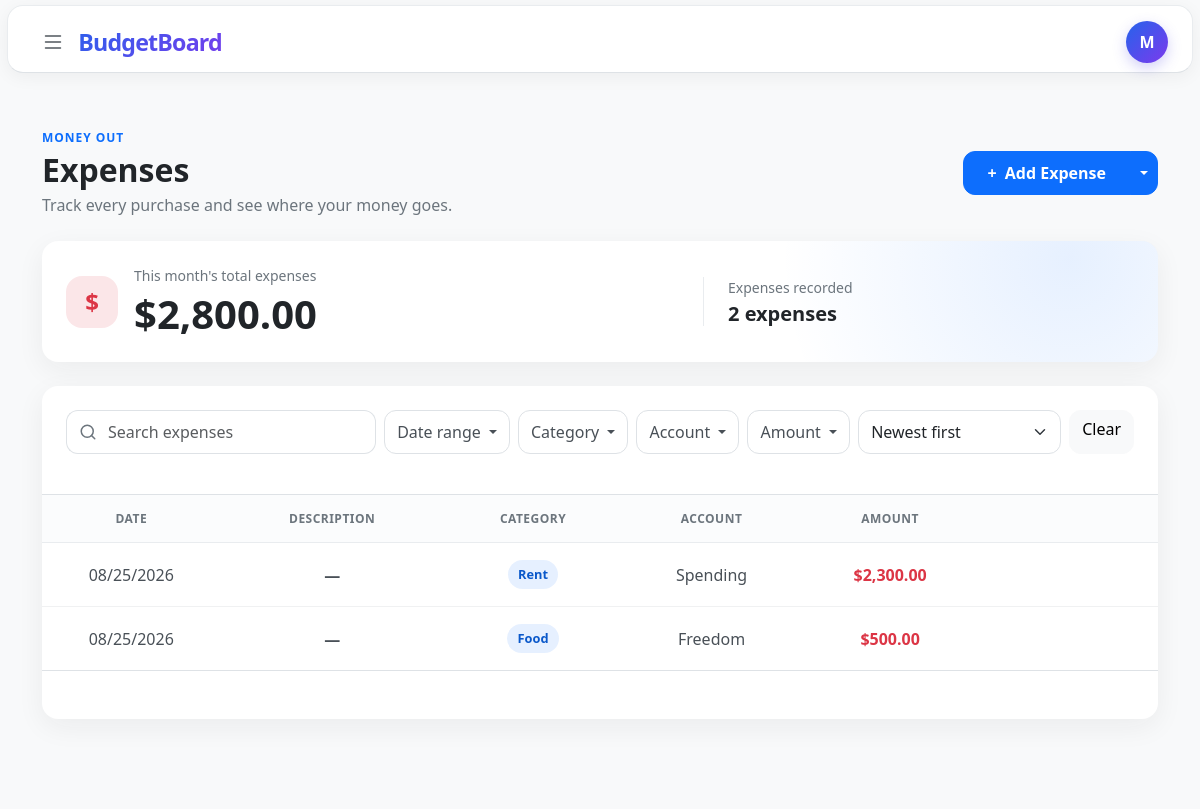
The app's page /expenses (signed in), older data.
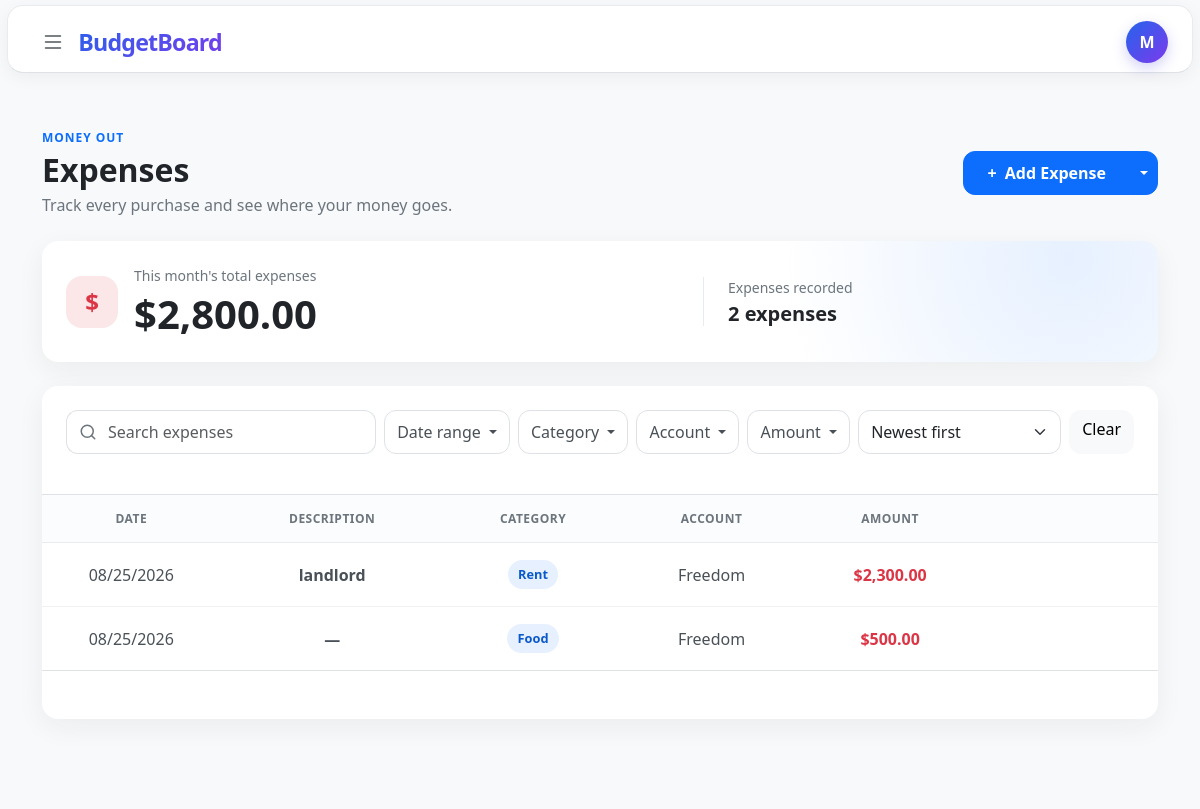
The same page, newer data.
### tables this page shows
CREATE TABLE expenses (
    id INTEGER PRIMARY KEY AUTOINCREMENT,
    user_id INTEGER NOT NULL,
    amount NUMERIC NOT NULL,
    category_id INTEGER NOT NULL,
    description TEXT,
    account_id INTEGER NOT NULL,
    date DATETIME NOT NULL DEFAULT CURRENT_TIMESTAMP,
    added_at DATETIME NOT NULL DEFAULT CURRENT_TIMESTAMP,

    FOREIGN KEY (user_id) REFERENCES users(id),
    FOREIGN KEY (category_id) REFERENCES categories(id),
    FOREIGN KEY (account_id) REFERENCES accounts(id)
);

CREATE TABLE accounts(
    id INTEGER PRIMARY KEY AUTOINCREMENT,
    user_id INTEGER NOT NULL,
    name TEXT NOT NULL,
    type TEXT NOT NULL CHECK (
        type IN (
            'checking',
            'savings',
            'cash',
            'credit card',
            'investment',
            'other'
        )
    ),
    bank TEXT,
    created_at DATETIME NOT NULL DEFAULT CURRENT_TIMESTAMP, active INTEGER NOT NULL DEFAULT 1
CHECK (active IN (0, 1)),

    FOREIGN KEY (user_id) REFERENCES users(id)
);

CREATE TABLE categories (
    id INTEGER PRIMARY KEY AUTOINCREMENT,
    user_id INTEGER NOT NULL,
    name TEXT NOT NULL COLLATE NOCASE,
    type TEXT NOT NULL CHECK (
        type IN ('income', 'expense')
    ),
    created_at DATETIME NOT NULL DEFAULT CURRENT_TIMESTAMP,

    FOREIGN KEY (user_id) REFERENCES users(id),
    UNIQUE (user_id, name, type)
);

### app.py (the view)
@app.route("/expenses", defaults={"limit": "10"}, methods=["GET", "POST"])
@app.route("/expenses/<limit>", methods=["GET", "POST"])
@login_required
def expenses(limit):
    return transaction_page(db, "expenses", limit)

### helpers.py (called while the page is built)
def login_required(f):
    @wraps(f)
    def decorated_function(*args, **kwargs):
        if session.get("user_id") is None:
            return redirect("/login")
        return f(*args, **kwargs)
    return decorated_function

def usd(value):
    return f"${value:,.2f}"

def get_transaction_settings(transaction_table):
    transaction_settings = {
        "income": {
            "table": "income",
            "category_type": "income",
            "endpoint": "income",
            "label": "Income",
            "template": "income.html",
            "amount_class": "text-success",
            "empty_message": "No income has been recorded yet."
        },
        "expenses": {
            "table": "expenses",
            "category_type": "expense",
            "endpoint": "expenses",
            "label": "Expense",
            "template": "expenses.html",
            "amount_class": "text-danger",
            "empty_message": "No expenses have been recorded yet."
        }
    }
    try:
        return transaction_settings[transaction_table]
    except KeyError as error:
        raise ValueError("Unsupported transaction table.") from error

### templates/expenses.html (shortened to what the changed rows need)
{% extends "layout.html" %}
{% from "_transaction_rows.html" import transaction_rows %}
{% block main %}
    <section class="income-page expense-page py-4 py-lg-5">
        <div class="container-xl">
            <div class="d-flex flex-column flex-sm-row align-items-sm-center justify-content-between gap-3 mb-4">
                <div>
                    <h1 class="h2 fw-bold mb-1">Expenses</h1>
                </div>
            </div>
            <div class="card income-list-card border-0" id="transaction-results-card">
                <div class="card-body p-0">
                    <div class="table-responsive">
                        <table class="table income-table align-middle mb-0">
                            <colgroup>
                            </colgroup>
                            <thead>
                                <tr>
                                    <th scope="col">Date</th>
                                    <th scope="col">Description</th>
                                    <th scope="col">Category</th>
                                    <th scope="col">Account</th>
                                    <th class="income-amount-column" scope="col">Amount</th>
                                    <th class="transaction-action-column" scope="col">
                                    </th>
                                </tr>
                            </thead>
                            <tbody id="transaction-results-body">
                                {{ transaction_rows(
                                    entries,
                                    accounts,
                                    transaction_page_url,
                                    transaction_amount_class,
                                    transaction_empty_message,
                                    "expense-category-options"
                                ) }}
                            </tbody>
                        </table>
                    </div>
                </div>
            </div>
        </div>
    </section>
{% endblock %}

### templates/_transaction_rows.html (shortened to what this page needs)
{% macro transaction_rows(entries, accounts, transaction_page_url, amount_class, empty_message, category_list_id) %}
    {% for entry in entries %}
        {% set editor_target = '.transaction-item-' ~ entry['id'] %}
        <tr class="transaction-row">
            <td>
                <div class="collapse show {{ editor_target[1:] }}">
                    <span class="text-nowrap">{{ entry["display_date"] }}</span>
                </div>
            </td>
            <td>
                <div class="collapse show {{ editor_target[1:] }}">
                    <span class="fw-semibold">{{ entry["description"] or "—" }}</span>
                </div>
            </td>
            <td>
                <div class="collapse show {{ editor_target[1:] }}">
                    <span class="income-category">{{ entry["category"] }}</span>
                </div>
            </td>
            <td>
                <div class="collapse show {{ editor_target[1:] }}">
                    {{ entry["account"] }}
                </div>
            </td>
            <td class="income-amount-column fw-semibold {{ amount_class }}">
                <div class="collapse show {{ editor_target[1:] }}">
                    {{ entry["amount"] | usd }}
                </div>
            </td>
            <td class="transaction-action-column">
                <div class="collapse show {{ editor_target[1:] }}">
                </div>
            </td>
        </tr>
    {% else %}
        <tr>
            <td class="text-center text-secondary py-5" colspan="6">
                {{ empty_message }}
            </td>
        </tr>
    {% endfor %}
{% endmacro %}

Row changes from the older to the newer data that the page shows:
changed expenses "Rent": description "—" → "landlord"; account "Spending" → "Freedom"
